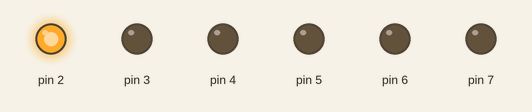
The sketch below on a simulated Arduino Uno, built with avr-gcc and run on an emulated ATmega328P. Parts: output pins drawn as LEDs (lit = HIGH).

Above: at 0.02 s.
At 0.37 s:
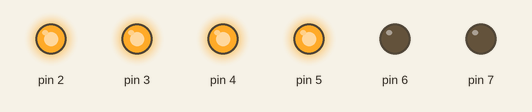
At 0.72 s:
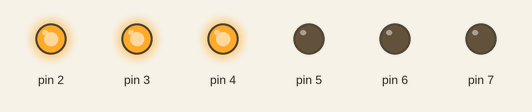
At 1.42 s:
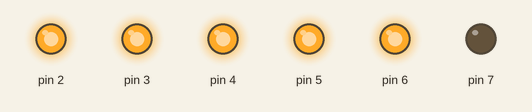
At 2.07 s:
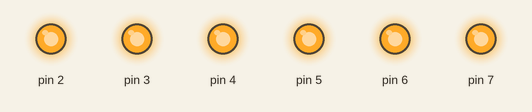
At 2.87 s:
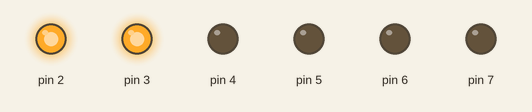
Timing chart, 0 to 3.2 s (numbered marks = the images above):
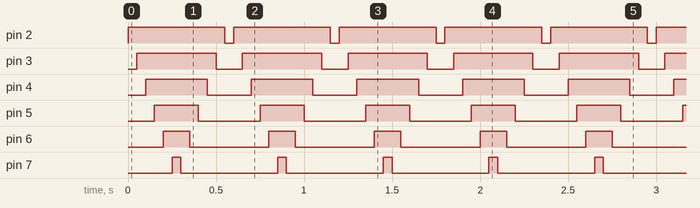

The sketch:

Run_LED_2.ino
```cpp
// C++ code
//
void setup()
{
  for(int pinNum = 2; pinNum <= 7 ; pinNum++)
  {
    pinMode(pinNum, OUTPUT);
  }

}

void loop()
{
  for(int pinNum = 2; pinNum <= 7 ; pinNum++)
  {
    digitalWrite(pinNum, HIGH);
    delay(50); // Wait for 1000 millisecond(s)
  }
  for(int pinNum = 7; pinNum >= 2 ; pinNum--)
  {
    digitalWrite(pinNum, LOW);
    delay(50); // Wait for 1000 millisecond(s)
  }
}
```

Measured:
- by itself, pin 2: alternates HIGH for 0.55 s and LOW for 0.05 s
- by itself, pin 3: alternates HIGH for 0.45 s and LOW for 0.15 s
- by itself, pin 4: alternates HIGH for 0.35 s and LOW for 0.25 s
- by itself, pin 5: alternates HIGH for 0.25 s and LOW for 0.35 s
- by itself, pin 6: alternates HIGH for 0.15 s and LOW for 0.45 s
- by itself, pin 7: alternates HIGH for 0.05 s and LOW for 0.55 s
